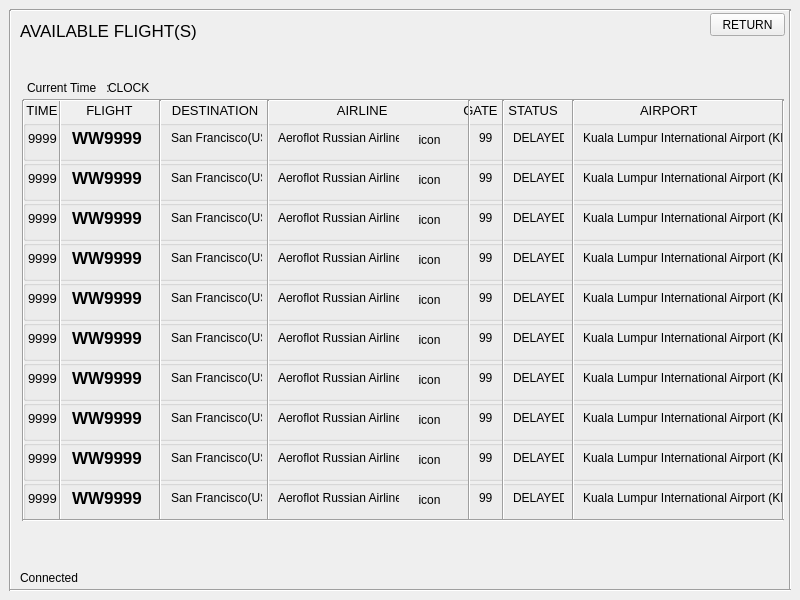
<?xml version="1.0" encoding="UTF-8"?>
<ui version="4.0">
 <class>Flight</class>
 <widget class="QMainWindow" name="Flight">
  <property name="geometry">
   <rect>
    <x>0</x>
    <y>0</y>
    <width>800</width>
    <height>600</height>
   </rect>
  </property>
  <property name="windowTitle">
   <string>MainWindow</string>
  </property>
  <widget class="QWidget" name="centralwidget">
   <widget class="Line" name="frame4">
    <property name="geometry">
     <rect>
      <x>10</x>
      <y>0</y>
      <width>781</width>
      <height>20</height>
     </rect>
    </property>
    <property name="orientation">
     <enum>Qt::Horizontal</enum>
    </property>
   </widget>
   <widget class="Line" name="frame3">
    <property name="geometry">
     <rect>
      <x>780</x>
      <y>10</y>
      <width>20</width>
      <height>581</height>
     </rect>
    </property>
    <property name="orientation">
     <enum>Qt::Vertical</enum>
    </property>
   </widget>
   <widget class="Line" name="frame1">
    <property name="geometry">
     <rect>
      <x>0</x>
      <y>10</y>
      <width>20</width>
      <height>581</height>
     </rect>
    </property>
    <property name="orientation">
     <enum>Qt::Vertical</enum>
    </property>
   </widget>
   <widget class="Line" name="frame2">
    <property name="geometry">
     <rect>
      <x>10</x>
      <y>580</y>
      <width>781</width>
      <height>20</height>
     </rect>
    </property>
    <property name="orientation">
     <enum>Qt::Horizontal</enum>
    </property>
   </widget>
   <widget class="QGroupBox" name="groupBox">
    <property name="geometry">
     <rect>
      <x>23</x>
      <y>120</y>
      <width>761</width>
      <height>41</height>
     </rect>
    </property>
    <property name="title">
     <string/>
    </property>
    <widget class="QLabel" name="regionlbl">
     <property name="geometry">
      <rect>
       <x>148</x>
       <y>10</y>
       <width>91</width>
       <height>16</height>
      </rect>
     </property>
     <property name="text">
      <string>San Francisco(US)</string>
     </property>
    </widget>
    <widget class="QLabel" name="flightnumlbl">
     <property name="geometry">
      <rect>
       <x>49</x>
       <y>10</y>
       <width>81</width>
       <height>16</height>
      </rect>
     </property>
     <property name="font">
      <font>
       <pointsize>13</pointsize>
       <weight>75</weight>
       <bold>true</bold>
      </font>
     </property>
     <property name="text">
      <string>WW9999</string>
     </property>
    </widget>
    <widget class="QLabel" name="airportlbl">
     <property name="geometry">
      <rect>
       <x>560</x>
       <y>10</y>
       <width>201</width>
       <height>16</height>
      </rect>
     </property>
     <property name="text">
      <string>Kuala Lumpur International Airport (KLIA)</string>
     </property>
    </widget>
    <widget class="QLabel" name="timelbl">
     <property name="geometry">
      <rect>
       <x>5</x>
       <y>10</y>
       <width>31</width>
       <height>16</height>
      </rect>
     </property>
     <property name="font">
      <font>
       <pointsize>10</pointsize>
      </font>
     </property>
     <property name="text">
      <string>9999</string>
     </property>
    </widget>
    <widget class="QLabel" name="airlinelbl">
     <property name="geometry">
      <rect>
       <x>255</x>
       <y>10</y>
       <width>121</width>
       <height>16</height>
      </rect>
     </property>
     <property name="text">
      <string>Aeroflot Russian Airlines</string>
     </property>
    </widget>
    <widget class="QLabel" name="flighticon">
     <property name="geometry">
      <rect>
       <x>371</x>
       <y>10</y>
       <width>71</width>
       <height>20</height>
      </rect>
     </property>
     <property name="text">
      <string>icon</string>
     </property>
     <property name="scaledContents">
      <bool>true</bool>
     </property>
     <property name="alignment">
      <set>Qt::AlignCenter</set>
     </property>
    </widget>
    <widget class="QLabel" name="gatenum">
     <property name="geometry">
      <rect>
       <x>456</x>
       <y>10</y>
       <width>16</width>
       <height>16</height>
      </rect>
     </property>
     <property name="text">
      <string>99</string>
     </property>
    </widget>
    <widget class="QLabel" name="status">
     <property name="geometry">
      <rect>
       <x>490</x>
       <y>10</y>
       <width>51</width>
       <height>16</height>
      </rect>
     </property>
     <property name="text">
      <string>DELAYED</string>
     </property>
    </widget>
   </widget>
   <widget class="QLabel" name="label">
    <property name="geometry">
     <rect>
      <x>23</x>
      <y>100</y>
      <width>761</width>
      <height>20</height>
     </rect>
    </property>
    <property name="font">
     <font>
      <pointsize>10</pointsize>
     </font>
    </property>
    <property name="text">
     <string> TIME        FLIGHT           DESTINATION                      AIRLINE                     GATE   STATUS                       AIRPORT </string>
    </property>
   </widget>
   <widget class="QGroupBox" name="groupBox_2">
    <property name="geometry">
     <rect>
      <x>23</x>
      <y>160</y>
      <width>761</width>
      <height>41</height>
     </rect>
    </property>
    <property name="title">
     <string/>
    </property>
    <widget class="QLabel" name="regionlbl_2">
     <property name="geometry">
      <rect>
       <x>148</x>
       <y>10</y>
       <width>91</width>
       <height>16</height>
      </rect>
     </property>
     <property name="text">
      <string>San Francisco(US)</string>
     </property>
    </widget>
    <widget class="QLabel" name="flightnumlbl_2">
     <property name="geometry">
      <rect>
       <x>49</x>
       <y>10</y>
       <width>81</width>
       <height>16</height>
      </rect>
     </property>
     <property name="font">
      <font>
       <pointsize>13</pointsize>
       <weight>75</weight>
       <bold>true</bold>
      </font>
     </property>
     <property name="text">
      <string>WW9999</string>
     </property>
    </widget>
    <widget class="QLabel" name="airportlbl_2">
     <property name="geometry">
      <rect>
       <x>560</x>
       <y>10</y>
       <width>201</width>
       <height>16</height>
      </rect>
     </property>
     <property name="text">
      <string>Kuala Lumpur International Airport (KLIA)</string>
     </property>
    </widget>
    <widget class="QLabel" name="timelbl_2">
     <property name="geometry">
      <rect>
       <x>5</x>
       <y>10</y>
       <width>31</width>
       <height>16</height>
      </rect>
     </property>
     <property name="font">
      <font>
       <pointsize>10</pointsize>
      </font>
     </property>
     <property name="text">
      <string>9999</string>
     </property>
    </widget>
    <widget class="QLabel" name="flighticon_2">
     <property name="geometry">
      <rect>
       <x>371</x>
       <y>10</y>
       <width>71</width>
       <height>20</height>
      </rect>
     </property>
     <property name="text">
      <string>icon</string>
     </property>
     <property name="scaledContents">
      <bool>true</bool>
     </property>
     <property name="alignment">
      <set>Qt::AlignCenter</set>
     </property>
    </widget>
    <widget class="QLabel" name="airlinelbl_2">
     <property name="geometry">
      <rect>
       <x>255</x>
       <y>10</y>
       <width>121</width>
       <height>16</height>
      </rect>
     </property>
     <property name="text">
      <string>Aeroflot Russian Airlines</string>
     </property>
    </widget>
    <widget class="QLabel" name="gatenum_2">
     <property name="geometry">
      <rect>
       <x>456</x>
       <y>10</y>
       <width>16</width>
       <height>16</height>
      </rect>
     </property>
     <property name="text">
      <string>99</string>
     </property>
    </widget>
    <widget class="QLabel" name="status_2">
     <property name="geometry">
      <rect>
       <x>490</x>
       <y>10</y>
       <width>51</width>
       <height>16</height>
      </rect>
     </property>
     <property name="text">
      <string>DELAYED</string>
     </property>
    </widget>
   </widget>
   <widget class="QGroupBox" name="groupBox_3">
    <property name="geometry">
     <rect>
      <x>23</x>
      <y>200</y>
      <width>761</width>
      <height>41</height>
     </rect>
    </property>
    <property name="title">
     <string/>
    </property>
    <widget class="QLabel" name="regionlbl_3">
     <property name="geometry">
      <rect>
       <x>148</x>
       <y>10</y>
       <width>91</width>
       <height>16</height>
      </rect>
     </property>
     <property name="text">
      <string>San Francisco(US)</string>
     </property>
    </widget>
    <widget class="QLabel" name="flightnumlbl_3">
     <property name="geometry">
      <rect>
       <x>49</x>
       <y>10</y>
       <width>81</width>
       <height>16</height>
      </rect>
     </property>
     <property name="font">
      <font>
       <pointsize>13</pointsize>
       <weight>75</weight>
       <bold>true</bold>
      </font>
     </property>
     <property name="text">
      <string>WW9999</string>
     </property>
    </widget>
    <widget class="QLabel" name="airportlbl_3">
     <property name="geometry">
      <rect>
       <x>560</x>
       <y>10</y>
       <width>201</width>
       <height>16</height>
      </rect>
     </property>
     <property name="text">
      <string>Kuala Lumpur International Airport (KLIA)</string>
     </property>
    </widget>
    <widget class="QLabel" name="timelbl_3">
     <property name="geometry">
      <rect>
       <x>5</x>
       <y>10</y>
       <width>31</width>
       <height>16</height>
      </rect>
     </property>
     <property name="font">
      <font>
       <pointsize>10</pointsize>
      </font>
     </property>
     <property name="text">
      <string>9999</string>
     </property>
    </widget>
    <widget class="QLabel" name="flighticon_3">
     <property name="geometry">
      <rect>
       <x>371</x>
       <y>10</y>
       <width>71</width>
       <height>20</height>
      </rect>
     </property>
     <property name="text">
      <string>icon</string>
     </property>
     <property name="scaledContents">
      <bool>true</bool>
     </property>
     <property name="alignment">
      <set>Qt::AlignCenter</set>
     </property>
    </widget>
    <widget class="QLabel" name="airlinelbl_3">
     <property name="geometry">
      <rect>
       <x>255</x>
       <y>10</y>
       <width>121</width>
       <height>16</height>
      </rect>
     </property>
     <property name="text">
      <string>Aeroflot Russian Airlines</string>
     </property>
    </widget>
    <widget class="QLabel" name="gatenum_3">
     <property name="geometry">
      <rect>
       <x>456</x>
       <y>10</y>
       <width>16</width>
       <height>16</height>
      </rect>
     </property>
     <property name="text">
      <string>99</string>
     </property>
    </widget>
    <widget class="QLabel" name="status_3">
     <property name="geometry">
      <rect>
       <x>490</x>
       <y>10</y>
       <width>51</width>
       <height>16</height>
      </rect>
     </property>
     <property name="text">
      <string>DELAYED</string>
     </property>
    </widget>
   </widget>
   <widget class="QGroupBox" name="groupBox_4">
    <property name="geometry">
     <rect>
      <x>23</x>
      <y>240</y>
      <width>761</width>
      <height>41</height>
     </rect>
    </property>
    <property name="title">
     <string/>
    </property>
    <widget class="QLabel" name="regionlbl_4">
     <property name="geometry">
      <rect>
       <x>148</x>
       <y>10</y>
       <width>91</width>
       <height>16</height>
      </rect>
     </property>
     <property name="text">
      <string>San Francisco(US)</string>
     </property>
    </widget>
    <widget class="QLabel" name="flightnumlbl_4">
     <property name="geometry">
      <rect>
       <x>49</x>
       <y>10</y>
       <width>81</width>
       <height>16</height>
      </rect>
     </property>
     <property name="font">
      <font>
       <pointsize>13</pointsize>
       <weight>75</weight>
       <bold>true</bold>
      </font>
     </property>
     <property name="text">
      <string>WW9999</string>
     </property>
    </widget>
    <widget class="QLabel" name="airportlbl_4">
     <property name="geometry">
      <rect>
       <x>560</x>
       <y>10</y>
       <width>201</width>
       <height>16</height>
      </rect>
     </property>
     <property name="text">
      <string>Kuala Lumpur International Airport (KLIA)</string>
     </property>
    </widget>
    <widget class="QLabel" name="timelbl_4">
     <property name="geometry">
      <rect>
       <x>5</x>
       <y>10</y>
       <width>31</width>
       <height>16</height>
      </rect>
     </property>
     <property name="font">
      <font>
       <pointsize>10</pointsize>
      </font>
     </property>
     <property name="text">
      <string>9999</string>
     </property>
    </widget>
    <widget class="QLabel" name="flighticon_4">
     <property name="geometry">
      <rect>
       <x>371</x>
       <y>10</y>
       <width>71</width>
       <height>20</height>
      </rect>
     </property>
     <property name="text">
      <string>icon</string>
     </property>
     <property name="scaledContents">
      <bool>true</bool>
     </property>
     <property name="alignment">
      <set>Qt::AlignCenter</set>
     </property>
    </widget>
    <widget class="QLabel" name="airlinelbl_4">
     <property name="geometry">
      <rect>
       <x>255</x>
       <y>10</y>
       <width>121</width>
       <height>16</height>
      </rect>
     </property>
     <property name="text">
      <string>Aeroflot Russian Airlines</string>
     </property>
    </widget>
    <widget class="QLabel" name="gatenum_4">
     <property name="geometry">
      <rect>
       <x>456</x>
       <y>10</y>
       <width>16</width>
       <height>16</height>
      </rect>
     </property>
     <property name="text">
      <string>99</string>
     </property>
    </widget>
    <widget class="QLabel" name="status_4">
     <property name="geometry">
      <rect>
       <x>490</x>
       <y>10</y>
       <width>51</width>
       <height>16</height>
      </rect>
     </property>
     <property name="text">
      <string>DELAYED</string>
     </property>
    </widget>
   </widget>
   <widget class="QGroupBox" name="groupBox_5">
    <property name="geometry">
     <rect>
      <x>23</x>
      <y>280</y>
      <width>761</width>
      <height>41</height>
     </rect>
    </property>
    <property name="title">
     <string/>
    </property>
    <widget class="QLabel" name="regionlbl_5">
     <property name="geometry">
      <rect>
       <x>148</x>
       <y>10</y>
       <width>91</width>
       <height>16</height>
      </rect>
     </property>
     <property name="text">
      <string>San Francisco(US)</string>
     </property>
    </widget>
    <widget class="QLabel" name="flightnumlbl_5">
     <property name="geometry">
      <rect>
       <x>49</x>
       <y>10</y>
       <width>81</width>
       <height>16</height>
      </rect>
     </property>
     <property name="font">
      <font>
       <pointsize>13</pointsize>
       <weight>75</weight>
       <bold>true</bold>
      </font>
     </property>
     <property name="text">
      <string>WW9999</string>
     </property>
    </widget>
    <widget class="QLabel" name="airportlbl_5">
     <property name="geometry">
      <rect>
       <x>560</x>
       <y>10</y>
       <width>201</width>
       <height>16</height>
      </rect>
     </property>
     <property name="text">
      <string>Kuala Lumpur International Airport (KLIA)</string>
     </property>
    </widget>
    <widget class="QLabel" name="timelbl_5">
     <property name="geometry">
      <rect>
       <x>5</x>
       <y>10</y>
       <width>31</width>
       <height>16</height>
      </rect>
     </property>
     <property name="font">
      <font>
       <pointsize>10</pointsize>
      </font>
     </property>
     <property name="text">
      <string>9999</string>
     </property>
    </widget>
    <widget class="QLabel" name="flighticon_5">
     <property name="geometry">
      <rect>
       <x>371</x>
       <y>10</y>
       <width>71</width>
       <height>20</height>
      </rect>
     </property>
     <property name="text">
      <string>icon</string>
     </property>
     <property name="scaledContents">
      <bool>true</bool>
     </property>
     <property name="alignment">
      <set>Qt::AlignCenter</set>
     </property>
    </widget>
    <widget class="QLabel" name="airlinelbl_5">
     <property name="geometry">
      <rect>
       <x>255</x>
       <y>10</y>
       <width>121</width>
       <height>16</height>
      </rect>
     </property>
     <property name="text">
      <string>Aeroflot Russian Airlines</string>
     </property>
    </widget>
    <widget class="QLabel" name="gatenum_5">
     <property name="geometry">
      <rect>
       <x>456</x>
       <y>10</y>
       <width>16</width>
       <height>16</height>
      </rect>
     </property>
     <property name="text">
      <string>99</string>
     </property>
    </widget>
    <widget class="QLabel" name="status_5">
     <property name="geometry">
      <rect>
       <x>490</x>
       <y>10</y>
       <width>51</width>
       <height>16</height>
      </rect>
     </property>
     <property name="text">
      <string>DELAYED</string>
     </property>
    </widget>
   </widget>
   <widget class="QGroupBox" name="groupBox_6">
    <property name="geometry">
     <rect>
      <x>23</x>
      <y>320</y>
      <width>761</width>
      <height>41</height>
     </rect>
    </property>
    <property name="title">
     <string/>
    </property>
    <widget class="QLabel" name="regionlbl_6">
     <property name="geometry">
      <rect>
       <x>148</x>
       <y>10</y>
       <width>91</width>
       <height>16</height>
      </rect>
     </property>
     <property name="text">
      <string>San Francisco(US)</string>
     </property>
    </widget>
    <widget class="QLabel" name="flightnumlbl_6">
     <property name="geometry">
      <rect>
       <x>49</x>
       <y>10</y>
       <width>81</width>
       <height>16</height>
      </rect>
     </property>
     <property name="font">
      <font>
       <pointsize>13</pointsize>
       <weight>75</weight>
       <bold>true</bold>
      </font>
     </property>
     <property name="text">
      <string>WW9999</string>
     </property>
    </widget>
    <widget class="QLabel" name="airportlbl_6">
     <property name="geometry">
      <rect>
       <x>560</x>
       <y>10</y>
       <width>201</width>
       <height>16</height>
      </rect>
     </property>
     <property name="text">
      <string>Kuala Lumpur International Airport (KLIA)</string>
     </property>
    </widget>
    <widget class="QLabel" name="timelbl_6">
     <property name="geometry">
      <rect>
       <x>5</x>
       <y>10</y>
       <width>31</width>
       <height>16</height>
      </rect>
     </property>
     <property name="font">
      <font>
       <pointsize>10</pointsize>
      </font>
     </property>
     <property name="text">
      <string>9999</string>
     </property>
    </widget>
    <widget class="QLabel" name="flighticon_6">
     <property name="geometry">
      <rect>
       <x>371</x>
       <y>10</y>
       <width>71</width>
       <height>20</height>
      </rect>
     </property>
     <property name="text">
      <string>icon</string>
     </property>
     <property name="scaledContents">
      <bool>true</bool>
     </property>
     <property name="alignment">
      <set>Qt::AlignCenter</set>
     </property>
    </widget>
    <widget class="QLabel" name="airlinelbl_6">
     <property name="geometry">
      <rect>
       <x>255</x>
       <y>10</y>
       <width>121</width>
       <height>16</height>
      </rect>
     </property>
     <property name="text">
      <string>Aeroflot Russian Airlines</string>
     </property>
    </widget>
    <widget class="QLabel" name="gatenum_6">
     <property name="geometry">
      <rect>
       <x>456</x>
       <y>10</y>
       <width>16</width>
       <height>16</height>
      </rect>
     </property>
     <property name="text">
      <string>99</string>
     </property>
    </widget>
    <widget class="QLabel" name="status_6">
     <property name="geometry">
      <rect>
       <x>490</x>
       <y>10</y>
       <width>51</width>
       <height>16</height>
      </rect>
     </property>
     <property name="text">
      <string>DELAYED</string>
     </property>
    </widget>
   </widget>
   <widget class="QGroupBox" name="groupBox_7">
    <property name="geometry">
     <rect>
      <x>23</x>
      <y>360</y>
      <width>761</width>
      <height>41</height>
     </rect>
    </property>
    <property name="title">
     <string/>
    </property>
    <widget class="QLabel" name="regionlbl_7">
     <property name="geometry">
      <rect>
       <x>148</x>
       <y>10</y>
       <width>91</width>
       <height>16</height>
      </rect>
     </property>
     <property name="text">
      <string>San Francisco(US)</string>
     </property>
    </widget>
    <widget class="QLabel" name="flightnumlbl_7">
     <property name="geometry">
      <rect>
       <x>49</x>
       <y>10</y>
       <width>81</width>
       <height>16</height>
      </rect>
     </property>
     <property name="font">
      <font>
       <pointsize>13</pointsize>
       <weight>75</weight>
       <bold>true</bold>
      </font>
     </property>
     <property name="text">
      <string>WW9999</string>
     </property>
    </widget>
    <widget class="QLabel" name="airportlbl_7">
     <property name="geometry">
      <rect>
       <x>560</x>
       <y>10</y>
       <width>201</width>
       <height>16</height>
      </rect>
     </property>
     <property name="text">
      <string>Kuala Lumpur International Airport (KLIA)</string>
     </property>
    </widget>
    <widget class="QLabel" name="timelbl_7">
     <property name="geometry">
      <rect>
       <x>5</x>
       <y>10</y>
       <width>31</width>
       <height>16</height>
      </rect>
     </property>
     <property name="font">
      <font>
       <pointsize>10</pointsize>
      </font>
     </property>
     <property name="text">
      <string>9999</string>
     </property>
    </widget>
    <widget class="QLabel" name="flighticon_7">
     <property name="geometry">
      <rect>
       <x>371</x>
       <y>10</y>
       <width>71</width>
       <height>20</height>
      </rect>
     </property>
     <property name="text">
      <string>icon</string>
     </property>
     <property name="scaledContents">
      <bool>true</bool>
     </property>
     <property name="alignment">
      <set>Qt::AlignCenter</set>
     </property>
    </widget>
    <widget class="QLabel" name="airlinelbl_7">
     <property name="geometry">
      <rect>
       <x>255</x>
       <y>10</y>
       <width>121</width>
       <height>16</height>
      </rect>
     </property>
     <property name="text">
      <string>Aeroflot Russian Airlines</string>
     </property>
    </widget>
    <widget class="QLabel" name="gatenum_7">
     <property name="geometry">
      <rect>
       <x>456</x>
       <y>10</y>
       <width>16</width>
       <height>16</height>
      </rect>
     </property>
     <property name="text">
      <string>99</string>
     </property>
    </widget>
    <widget class="QLabel" name="status_7">
     <property name="geometry">
      <rect>
       <x>490</x>
       <y>10</y>
       <width>51</width>
       <height>16</height>
      </rect>
     </property>
     <property name="text">
      <string>DELAYED</string>
     </property>
    </widget>
   </widget>
   <widget class="QGroupBox" name="groupBox_8">
    <property name="geometry">
     <rect>
      <x>23</x>
      <y>400</y>
      <width>761</width>
      <height>41</height>
     </rect>
    </property>
    <property name="title">
     <string/>
    </property>
    <widget class="QLabel" name="regionlbl_8">
     <property name="geometry">
      <rect>
       <x>148</x>
       <y>10</y>
       <width>91</width>
       <height>16</height>
      </rect>
     </property>
     <property name="text">
      <string>San Francisco(US)</string>
     </property>
    </widget>
    <widget class="QLabel" name="flightnumlbl_8">
     <property name="geometry">
      <rect>
       <x>49</x>
       <y>10</y>
       <width>81</width>
       <height>16</height>
      </rect>
     </property>
     <property name="font">
      <font>
       <pointsize>13</pointsize>
       <weight>75</weight>
       <bold>true</bold>
      </font>
     </property>
     <property name="text">
      <string>WW9999</string>
     </property>
    </widget>
    <widget class="QLabel" name="airportlbl_8">
     <property name="geometry">
      <rect>
       <x>560</x>
       <y>10</y>
       <width>201</width>
       <height>16</height>
      </rect>
     </property>
     <property name="text">
      <string>Kuala Lumpur International Airport (KLIA)</string>
     </property>
    </widget>
    <widget class="QLabel" name="timelbl_8">
     <property name="geometry">
      <rect>
       <x>5</x>
       <y>10</y>
       <width>31</width>
       <height>16</height>
      </rect>
     </property>
     <property name="font">
      <font>
       <pointsize>10</pointsize>
      </font>
     </property>
     <property name="text">
      <string>9999</string>
     </property>
    </widget>
    <widget class="QLabel" name="flighticon_8">
     <property name="geometry">
      <rect>
       <x>371</x>
       <y>10</y>
       <width>71</width>
       <height>20</height>
      </rect>
     </property>
     <property name="text">
      <string>icon</string>
     </property>
     <property name="scaledContents">
      <bool>true</bool>
     </property>
     <property name="alignment">
      <set>Qt::AlignCenter</set>
     </property>
    </widget>
    <widget class="QLabel" name="airlinelbl_8">
     <property name="geometry">
      <rect>
       <x>255</x>
       <y>10</y>
       <width>121</width>
       <height>16</height>
      </rect>
     </property>
     <property name="text">
      <string>Aeroflot Russian Airlines</string>
     </property>
    </widget>
    <widget class="QLabel" name="gatenum_8">
     <property name="geometry">
      <rect>
       <x>456</x>
       <y>10</y>
       <width>16</width>
       <height>16</height>
      </rect>
     </property>
     <property name="text">
      <string>99</string>
     </property>
    </widget>
    <widget class="QLabel" name="status_8">
     <property name="geometry">
      <rect>
       <x>490</x>
       <y>10</y>
       <width>51</width>
       <height>16</height>
      </rect>
     </property>
     <property name="text">
      <string>DELAYED</string>
     </property>
    </widget>
   </widget>
   <widget class="QGroupBox" name="groupBox_9">
    <property name="geometry">
     <rect>
      <x>23</x>
      <y>440</y>
      <width>761</width>
      <height>41</height>
     </rect>
    </property>
    <property name="title">
     <string/>
    </property>
    <widget class="QLabel" name="regionlbl_9">
     <property name="geometry">
      <rect>
       <x>148</x>
       <y>10</y>
       <width>91</width>
       <height>16</height>
      </rect>
     </property>
     <property name="text">
      <string>San Francisco(US)</string>
     </property>
    </widget>
    <widget class="QLabel" name="flightnumlbl_9">
     <property name="geometry">
      <rect>
       <x>49</x>
       <y>10</y>
       <width>81</width>
       <height>16</height>
      </rect>
     </property>
     <property name="font">
      <font>
       <pointsize>13</pointsize>
       <weight>75</weight>
       <bold>true</bold>
      </font>
     </property>
     <property name="text">
      <string>WW9999</string>
     </property>
    </widget>
    <widget class="QLabel" name="airportlbl_9">
     <property name="geometry">
      <rect>
       <x>560</x>
       <y>10</y>
       <width>201</width>
       <height>16</height>
      </rect>
     </property>
     <property name="text">
      <string>Kuala Lumpur International Airport (KLIA)</string>
     </property>
    </widget>
    <widget class="QLabel" name="timelbl_9">
     <property name="geometry">
      <rect>
       <x>5</x>
       <y>10</y>
       <width>31</width>
       <height>16</height>
      </rect>
     </property>
     <property name="font">
      <font>
       <pointsize>10</pointsize>
      </font>
     </property>
     <property name="text">
      <string>9999</string>
     </property>
    </widget>
    <widget class="QLabel" name="flighticon_9">
     <property name="geometry">
      <rect>
       <x>371</x>
       <y>10</y>
       <width>71</width>
       <height>20</height>
      </rect>
     </property>
     <property name="text">
      <string>icon</string>
     </property>
     <property name="scaledContents">
      <bool>true</bool>
     </property>
     <property name="alignment">
      <set>Qt::AlignCenter</set>
     </property>
    </widget>
    <widget class="QLabel" name="airlinelbl_9">
     <property name="geometry">
      <rect>
       <x>255</x>
       <y>10</y>
       <width>121</width>
       <height>16</height>
      </rect>
     </property>
     <property name="text">
      <string>Aeroflot Russian Airlines</string>
     </property>
    </widget>
    <widget class="QLabel" name="gatenum_9">
     <property name="geometry">
      <rect>
       <x>456</x>
       <y>10</y>
       <width>16</width>
       <height>16</height>
      </rect>
     </property>
     <property name="text">
      <string>99</string>
     </property>
    </widget>
    <widget class="QLabel" name="status_9">
     <property name="geometry">
      <rect>
       <x>490</x>
       <y>10</y>
       <width>51</width>
       <height>16</height>
      </rect>
     </property>
     <property name="text">
      <string>DELAYED</string>
     </property>
    </widget>
   </widget>
   <widget class="QGroupBox" name="groupBox_10">
    <property name="geometry">
     <rect>
      <x>23</x>
      <y>480</y>
      <width>761</width>
      <height>41</height>
     </rect>
    </property>
    <property name="title">
     <string/>
    </property>
    <widget class="QLabel" name="regionlbl_10">
     <property name="geometry">
      <rect>
       <x>148</x>
       <y>10</y>
       <width>91</width>
       <height>16</height>
      </rect>
     </property>
     <property name="text">
      <string>San Francisco(US)</string>
     </property>
    </widget>
    <widget class="QLabel" name="flightnumlbl_10">
     <property name="geometry">
      <rect>
       <x>49</x>
       <y>10</y>
       <width>81</width>
       <height>16</height>
      </rect>
     </property>
     <property name="font">
      <font>
       <pointsize>13</pointsize>
       <weight>75</weight>
       <bold>true</bold>
      </font>
     </property>
     <property name="text">
      <string>WW9999</string>
     </property>
    </widget>
    <widget class="QLabel" name="airportlbl_10">
     <property name="geometry">
      <rect>
       <x>560</x>
       <y>10</y>
       <width>201</width>
       <height>16</height>
      </rect>
     </property>
     <property name="text">
      <string>Kuala Lumpur International Airport (KLIA)</string>
     </property>
    </widget>
    <widget class="QLabel" name="timelbl_10">
     <property name="geometry">
      <rect>
       <x>5</x>
       <y>10</y>
       <width>31</width>
       <height>16</height>
      </rect>
     </property>
     <property name="font">
      <font>
       <pointsize>10</pointsize>
      </font>
     </property>
     <property name="text">
      <string>9999</string>
     </property>
    </widget>
    <widget class="QLabel" name="flighticon_10">
     <property name="geometry">
      <rect>
       <x>371</x>
       <y>10</y>
       <width>71</width>
       <height>20</height>
      </rect>
     </property>
     <property name="text">
      <string>icon</string>
     </property>
     <property name="scaledContents">
      <bool>true</bool>
     </property>
     <property name="alignment">
      <set>Qt::AlignCenter</set>
     </property>
    </widget>
    <widget class="QLabel" name="airlinelbl_10">
     <property name="geometry">
      <rect>
       <x>255</x>
       <y>10</y>
       <width>121</width>
       <height>16</height>
      </rect>
     </property>
     <property name="text">
      <string>Aeroflot Russian Airlines</string>
     </property>
    </widget>
    <widget class="QLabel" name="gatenum_10">
     <property name="geometry">
      <rect>
       <x>456</x>
       <y>10</y>
       <width>16</width>
       <height>16</height>
      </rect>
     </property>
     <property name="text">
      <string>99</string>
     </property>
    </widget>
    <widget class="QLabel" name="status_10">
     <property name="geometry">
      <rect>
       <x>490</x>
       <y>10</y>
       <width>51</width>
       <height>16</height>
      </rect>
     </property>
     <property name="text">
      <string>DELAYED</string>
     </property>
    </widget>
   </widget>
   <widget class="QPushButton" name="buttonreturn">
    <property name="geometry">
     <rect>
      <x>710</x>
      <y>13</y>
      <width>75</width>
      <height>23</height>
     </rect>
    </property>
    <property name="text">
     <string>RETURN</string>
    </property>
    <property name="autoDefault">
     <bool>false</bool>
    </property>
    <property name="default">
     <bool>false</bool>
    </property>
    <property name="flat">
     <bool>false</bool>
    </property>
   </widget>
   <widget class="QLabel" name="label_2">
    <property name="geometry">
     <rect>
      <x>20</x>
      <y>20</y>
      <width>181</width>
      <height>21</height>
     </rect>
    </property>
    <property name="font">
     <font>
      <pointsize>13</pointsize>
     </font>
    </property>
    <property name="text">
     <string>AVAILABLE FLIGHT(S)</string>
    </property>
   </widget>
   <widget class="Line" name="line">
    <property name="geometry">
     <rect>
      <x>50</x>
      <y>100</y>
      <width>20</width>
      <height>421</height>
     </rect>
    </property>
    <property name="orientation">
     <enum>Qt::Vertical</enum>
    </property>
   </widget>
   <widget class="Line" name="line_2">
    <property name="geometry">
     <rect>
      <x>23</x>
      <y>90</y>
      <width>761</width>
      <height>20</height>
     </rect>
    </property>
    <property name="orientation">
     <enum>Qt::Horizontal</enum>
    </property>
   </widget>
   <widget class="Line" name="line_3">
    <property name="geometry">
     <rect>
      <x>13</x>
      <y>100</y>
      <width>20</width>
      <height>421</height>
     </rect>
    </property>
    <property name="orientation">
     <enum>Qt::Vertical</enum>
    </property>
   </widget>
   <widget class="Line" name="line_4">
    <property name="geometry">
     <rect>
      <x>150</x>
      <y>100</y>
      <width>20</width>
      <height>421</height>
     </rect>
    </property>
    <property name="orientation">
     <enum>Qt::Vertical</enum>
    </property>
   </widget>
   <widget class="Line" name="line_5">
    <property name="geometry">
     <rect>
      <x>258</x>
      <y>100</y>
      <width>20</width>
      <height>421</height>
     </rect>
    </property>
    <property name="orientation">
     <enum>Qt::Vertical</enum>
    </property>
   </widget>
   <widget class="Line" name="line_7">
    <property name="geometry">
     <rect>
      <x>459</x>
      <y>100</y>
      <width>20</width>
      <height>421</height>
     </rect>
    </property>
    <property name="orientation">
     <enum>Qt::Vertical</enum>
    </property>
   </widget>
   <widget class="Line" name="line_8">
    <property name="geometry">
     <rect>
      <x>493</x>
      <y>100</y>
      <width>20</width>
      <height>421</height>
     </rect>
    </property>
    <property name="orientation">
     <enum>Qt::Vertical</enum>
    </property>
   </widget>
   <widget class="Line" name="line_6">
    <property name="geometry">
     <rect>
      <x>563</x>
      <y>100</y>
      <width>20</width>
      <height>421</height>
     </rect>
    </property>
    <property name="orientation">
     <enum>Qt::Vertical</enum>
    </property>
   </widget>
   <widget class="Line" name="line_9">
    <property name="geometry">
     <rect>
      <x>773</x>
      <y>100</y>
      <width>20</width>
      <height>421</height>
     </rect>
    </property>
    <property name="orientation">
     <enum>Qt::Vertical</enum>
    </property>
   </widget>
   <widget class="Line" name="line_10">
    <property name="geometry">
     <rect>
      <x>23</x>
      <y>512</y>
      <width>761</width>
      <height>16</height>
     </rect>
    </property>
    <property name="orientation">
     <enum>Qt::Horizontal</enum>
    </property>
   </widget>
   <widget class="QLabel" name="timecurrentLabel">
    <property name="geometry">
     <rect>
      <x>27</x>
      <y>80</y>
      <width>101</width>
      <height>16</height>
     </rect>
    </property>
    <property name="text">
     <string>Current Time   :</string>
    </property>
   </widget>
   <widget class="QLabel" name="timedisplay">
    <property name="geometry">
     <rect>
      <x>108</x>
      <y>80</y>
      <width>111</width>
      <height>16</height>
     </rect>
    </property>
    <property name="text">
     <string>CLOCK</string>
    </property>
   </widget>
   <widget class="QLabel" name="db_lbl">
    <property name="geometry">
     <rect>
      <x>20</x>
      <y>570</y>
      <width>101</width>
      <height>16</height>
     </rect>
    </property>
    <property name="text">
     <string>Connected</string>
    </property>
   </widget>
  </widget>
 </widget>
 <resources/>
 <connections/>
</ui>
